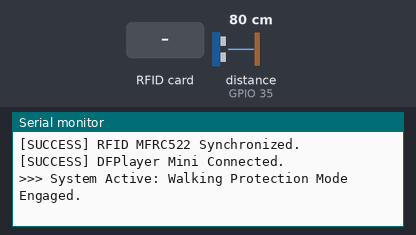
A sketch run on a simulated ESP32. Shown: the last lines printed to the serial monitor. Wiring (inferred from the names in the program): ultrasonic range finder: trigger GPIO 32; echo GPIO 35. Inputs (shaded band) come from the test bench; at power-on: distance to the obstacle (sensor on GPIO 35) 80 cm. The echo pulse lasts 58.3 µs per cm; the audio player accepts every command and is not drawn.

Above: at 4.2 s.
4.3 s: distance to the obstacle (sensor on GPIO 35) set to 2 cm
At 4.46 s:
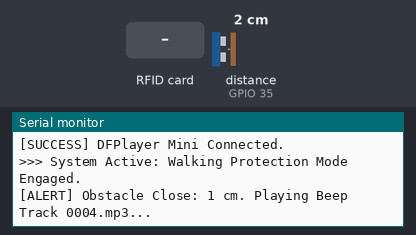
6.2 s: RFID card 2A 13 7B 06 held to the reader
At 7.3 s:
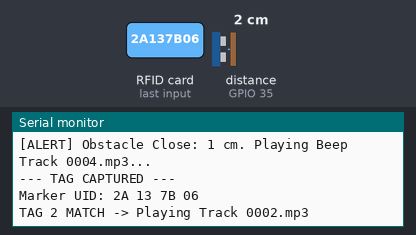
7.7 s: RFID card 35 70 7A 06 held to the reader
At 9.7 s:
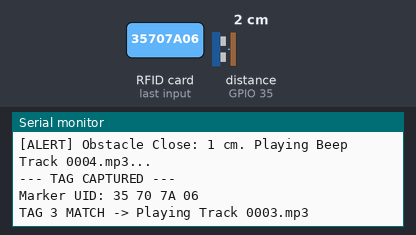
10.7 s: RFID card A3 AF 7C 06 held to the reader
At 13.2 s:
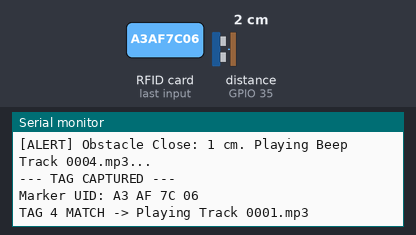
13.7 s: RFID card 5E 7A 19 C4 held to the reader
At 16.4 s:
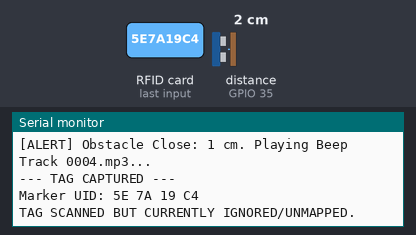
16.7 s: distance to the obstacle (sensor on GPIO 35) set to 4 cm
At 18.58 s:
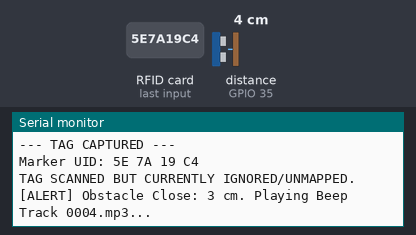

Measured:
- after the input at 4.3 s, the serial monitor: prints a new line at once (image 1)
- after the input at 6.2 s, the serial monitor: prints a new line at once (image 2)
- after the input at 7.7 s, the serial monitor: prints a new line after 1.6 s (image 3)
- after the input at 10.7 s, the serial monitor: prints a new line after 1.7 s (image 4)
- after the input at 13.7 s, the serial monitor: prints a new line after 1.7 s (image 5)
- after the input at 16.7 s, the serial monitor: prints a new line after 1.7 s (image 6)

The sketch:

Smart_Cane_Master.ino
```cpp
#include <SPI.h>
#include <MFRC522.h>
#include "Arduino.h"
#include "DFRobotDFPlayerMini.h"

// -------------------------------------------------------------
// Pin Configurations
// -------------------------------------------------------------
// RFID MFRC522 SPI Pins
#define RST_PIN         22
#define SS_PIN          21
MFRC522 mfrc522(SS_PIN, RST_PIN);

// DFPlayer Mini UART Pins (Hardware Serial 2)
#define RXD2 16  // Connects to DFPlayer TX
#define TXD2 17  // Connects to DFPlayer RX via 1k ohm resistor
HardwareSerial mySerial(2);
DFRobotDFPlayerMini myDFPlayer;

// HC-SR04 Ultrasonic Sensor Pins
#define TRIG_PIN        32
#define ECHO_PIN        35  // Protected via your 3x 1k ohm voltage divider

// -------------------------------------------------------------
// Target Location Track Database (Mapped to your exact UIDs)
// -------------------------------------------------------------
// Active Tags
const byte tagLocation2[]  = {0x2A, 0x13, 0x7B, 0x06}; // Will play 0002.mp3
const byte tagLocation3[]  = {0x35, 0x70, 0x7A, 0x06}; // Will play 0003.mp3
const byte tagLocation4[]  = {0xA3, 0xAF, 0x7C, 0x06}; // Will play 0001.mp3 (Re-routing Tag 4 here)
const byte tagLocation5[]  = {0x29, 0x58, 0x7E, 0x06}; // Will play 0005.mp3

// Standby Tags (Currently ignored per instructions)
// const byte tagLocation1[] = {0x45, 0x58, 0x4F, 0x06};
// const byte tagCard[]      = {0x62, 0xB2, 0xDC, 0x5C};

// Obstacle Detection Settings
const int obstacleThresholdCm = 50;  // Alert distance threshold (50cm)
unsigned long lastUltrasonicScan = 0;
const unsigned long ultrasonicInterval = 150; // Scan loop rate in milliseconds

void setup() {
  Serial.begin(115200);
  delay(2000); // Wait for hardware rails to settle completely

  Serial.println(F("\n=================================================="));
  Serial.println(F("---     MASTER CANE FIRMWARE: FINAL TAG MAP     ---"));
  Serial.println(F("=================================================="));

  // Initialize Ultrasonic Pins
  pinMode(TRIG_PIN, OUTPUT);
  pinMode(ECHO_PIN, INPUT);
  digitalWrite(TRIG_PIN, LOW);

  // Initialize SPI Bus with stabilized clock speed for soldered traces
  SPI.begin(18, 19, 23, SS_PIN);
  SPI.setClockDivider(SPI_CLOCK_DIV16);
  mfrc522.PCD_Init();
  delay(10);
  Serial.println(F("[SUCCESS] RFID MFRC522 Synchronized."));

  // Initialize Hardware Serial 2 for Audio Delivery
  mySerial.begin(9600, SERIAL_8N1, RXD2, TXD2);

  unsigned long startAttemptTime = millis();
  bool audioConnected = false;

  while (millis() - startAttemptTime < 4000) {
    if (myDFPlayer.begin(mySerial)) {
      audioConnected = true;
      break;
    }
    delay(500);
    Serial.print(F("."));
  }

  if (!audioConnected) {
    Serial.println(F("\n[ERROR] Audio Module Offline. Check power traces."));
  } else {
    Serial.println(F("\n[SUCCESS] DFPlayer Mini Connected."));
    myDFPlayer.readType();
    myDFPlayer.volume(22); // Optimized headset volume
    delay(500);
  }

  Serial.println(F("\n>>> System Active: Walking Protection Mode Engaged."));
}

void loop() {
  // -------------------------------------------------------------
  // PART 1: ULTRASONIC OBSTACLE SCANNING (BEEP = 0004)
  // -------------------------------------------------------------
  unsigned long currentMillis = millis();
  if (currentMillis - lastUltrasonicScan >= ultrasonicInterval) {
    lastUltrasonicScan = currentMillis;

    digitalWrite(TRIG_PIN, LOW);
    delayMicroseconds(2);
    digitalWrite(TRIG_PIN, HIGH);
    delayMicroseconds(10);
    digitalWrite(TRIG_PIN, LOW);

    long duration = pulseIn(ECHO_PIN, HIGH, 30000); // 30ms timeout prevents freeze
    int distanceCm = duration * 0.034 / 2;

    if (distanceCm > 0 && distanceCm <= obstacleThresholdCm) {
      Serial.print(F("[ALERT] Obstacle Close: "));
      Serial.print(distanceCm);
      Serial.println(F(" cm. Playing Beep Track 0004.mp3..."));

      myDFPlayer.playMp3Folder(4); // Ultrasonic beep
    }
  }

  // -------------------------------------------------------------
  // PART 2: RFID LOCATION MARKER TRACKING
  // -------------------------------------------------------------
  if (!mfrc522.PICC_IsNewCardPresent()) {
    return;
  }
  if (!mfrc522.PICC_ReadCardSerial()) {
    return;
  }

  Serial.println(F("\n--- TAG CAPTURED ---"));
  Serial.print(F("Marker UID:"));
  for (byte i = 0; i < mfrc522.uid.size; i++) {
    Serial.print(mfrc522.uid.uidByte[i] < 0x10 ? " 0" : " ");
    Serial.print(mfrc522.uid.uidByte[i], HEX);
  }
  Serial.println();

  // Initialize match tracking flags
  bool match2 = true;
  bool match3 = true;
  bool match4 = true;
  bool match5 = true;

  for (byte i = 0; i < 4; i++) {
    if (mfrc522.uid.uidByte[i] != tagLocation2[i]) match2 = false;
    if (mfrc522.uid.uidByte[i] != tagLocation3[i]) match3 = false;
    if (mfrc522.uid.uidByte[i] != tagLocation4[i]) match4 = false;
    if (mfrc522.uid.uidByte[i] != tagLocation5[i]) match5 = false;
  }

  // Route to specific location tracks
  if (match4) {
    Serial.println(F("TAG 4 MATCH -> Playing Track 0001.mp3"));
    myDFPlayer.playMp3Folder(1);
  }
  else if (match2) {
    Serial.println(F("TAG 2 MATCH -> Playing Track 0002.mp3"));
    myDFPlayer.playMp3Folder(2);
  }
  else if (match3) {
    Serial.println(F("TAG 3 MATCH -> Playing Track 0003.mp3"));
    myDFPlayer.playMp3Folder(3);
  }
  else if (match5) {
    Serial.println(F("TAG 5 MATCH -> Playing Track 0005.mp3"));
    myDFPlayer.playMp3Folder(5);
  }
  else {
    Serial.println(F("TAG SCANNED BUT CURRENTLY IGNORED/UNMAPPED."));
  }

  mfrc522.PICC_HaltA();
  delay(3000); // 3-second system cooldown matching voice duration
}
```
